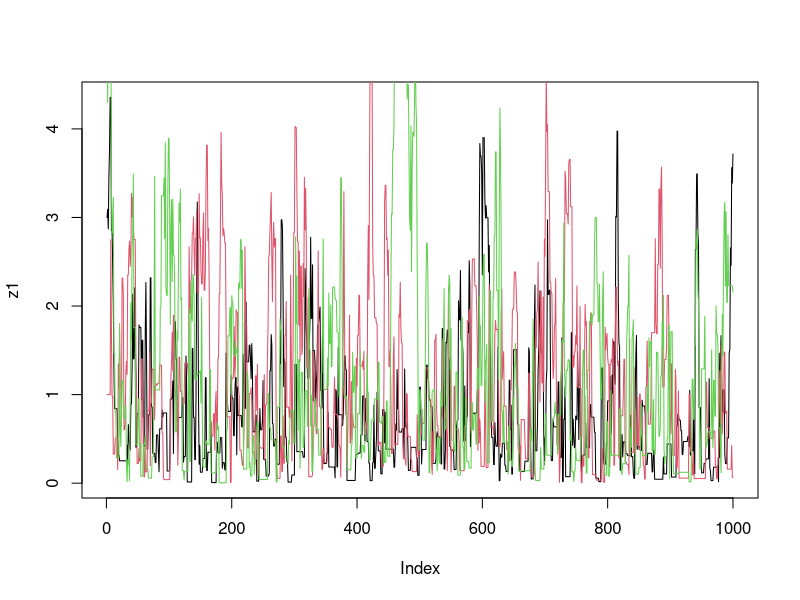

Recreate this plot in R.
log_exp_target = function(x){
  return(dexp(x,rate=1, log=TRUE))
}
easyMCMC = function(log_target, niter, startval, proposalsd){
  x = rep(0,niter)
  x[1] = startval     
  for(i in 2:niter){
    currentx = x[i-1]
    proposedx = rnorm(1,mean=currentx,sd=proposalsd) 
    A = exp(log_target(proposedx) - log_target(currentx))
    if(runif(1)<A){
      x[i] = proposedx       # accept move with probabily min(1,A)
    } else {
      x[i] = currentx        # otherwise "reject" move, and stay where we are
    }
  }
  return(x)
}
z1=easyMCMC(log_exp_target, 1000,3,1)
z2=easyMCMC(log_exp_target, 1000,1,1)
z3=easyMCMC(log_exp_target, 1000,5,1)

plot(z1,type="l")
lines(z2,col=2)
lines(z3,col=3)